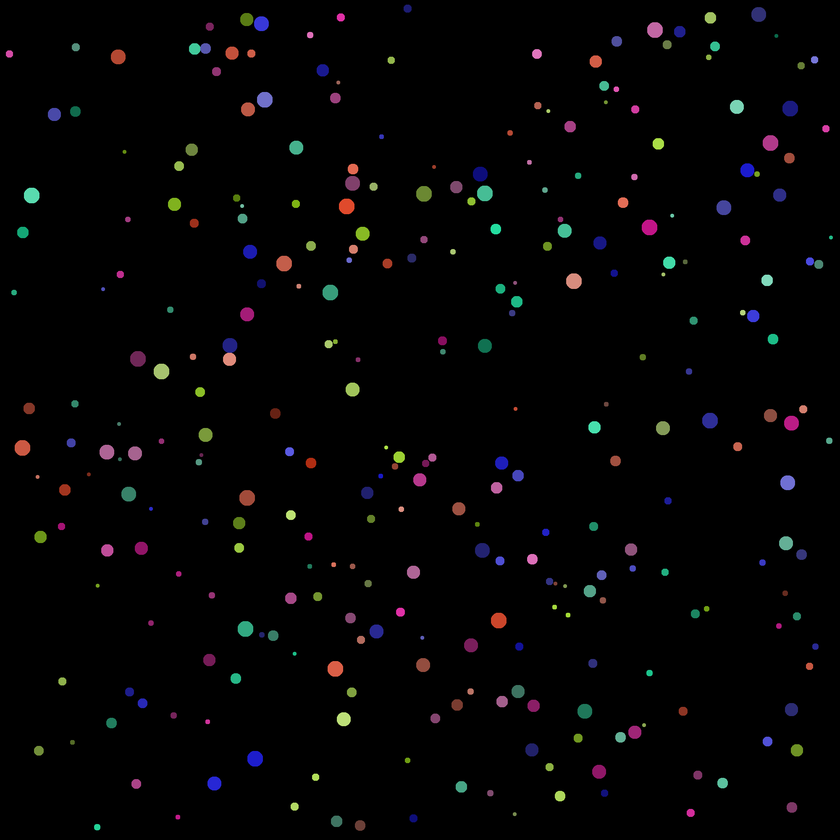
#> input picture lesson/balls.png, 840 x 840 px, shrunk from 2000 x 2000 before the run, found by its file name
$ python file4.py
#> lines starting #> are read from the running program, lines starting #| are printed output that depends on the picture; after the words box and inside, x2 and y2 are one past the last pixel; in counts of white or black regions, pixels touching at a corner belong together; long printed decimals are rounded
from collections import defaultdict
from pprint import pprint

import numpy as np
import matplotlib.pyplot as plt
from skimage.measure import label, regionprops
from skimage.color import rgb2hsv


im = plt.imread("lesson/balls.png")
#> im is the input picture: shape (840, 840, 3) float32; mean R, G, B 0.0163, 0.0144, 0.0162
binary = im.copy().mean(2)
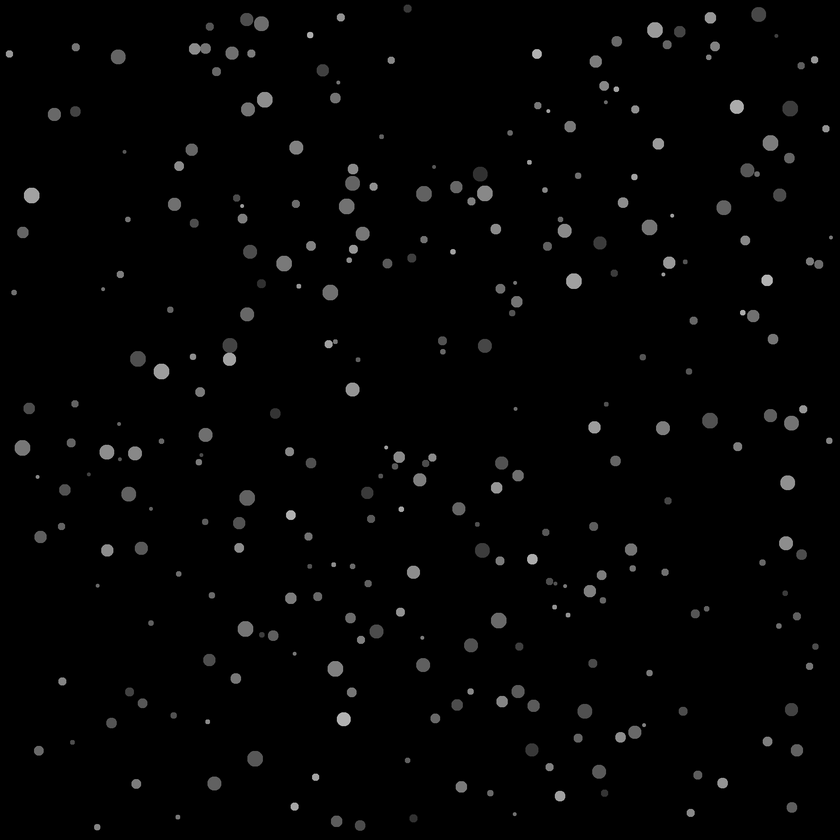
#> binary: shape (840, 840) float32; min 0, max 0.767, mean 0.0157
binary[binary > 0] = 1
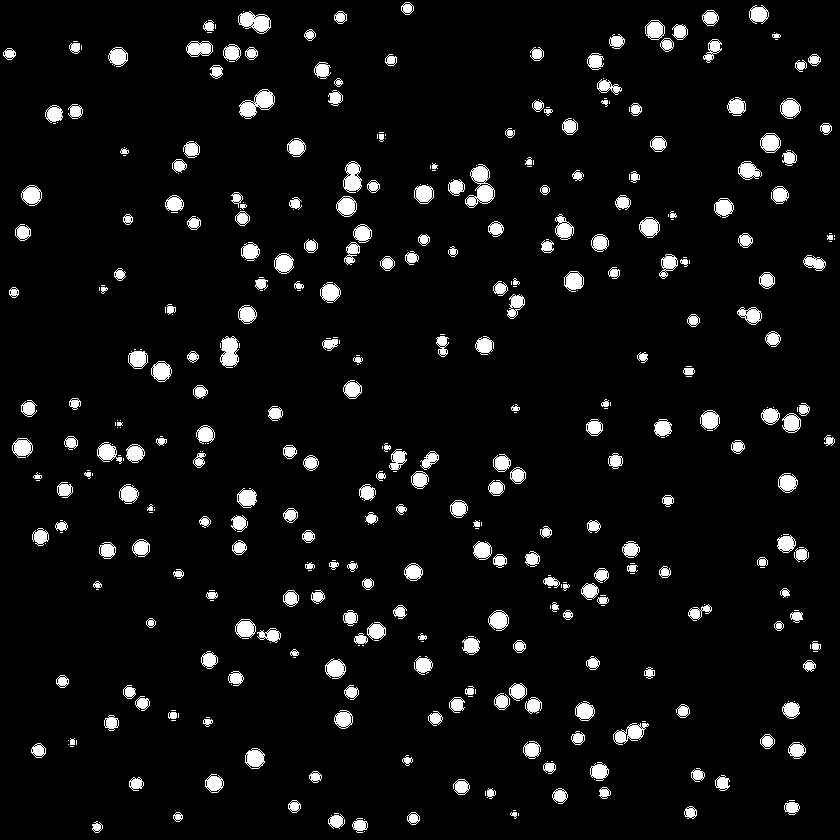
#> binary: shape (840, 840) float32; values 0 (black) and 1 (white), 5.8% white; 441 white regions (167 under 20 px)
labeled = label(binary)
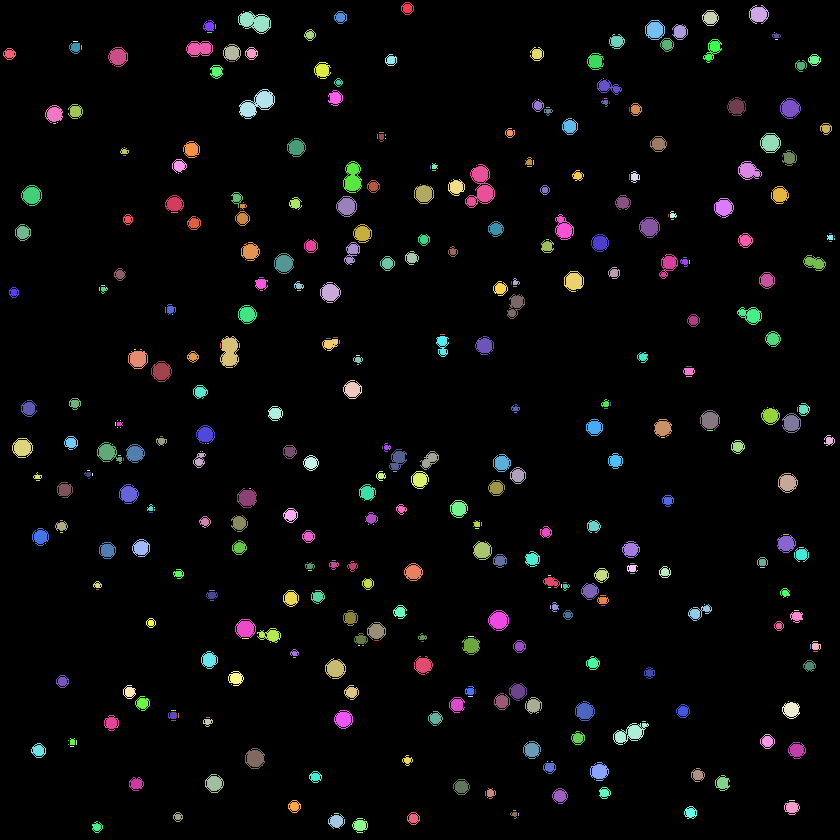
#> labeled: shape (840, 840) int64; 442 distinct labels, from 0 to 441; one colour per label, 0 black
regions = regionprops(labeled)
#> regions = 441 regions; largest, box (x1, y1, x2, y2) and area: (465, 164, 495, 208) 630, (239, 89, 275, 119) 526, (238, 11, 271, 34) 451, (220, 336, 239, 368) 434, (343, 161, 362, 193) 397

im_hsv = rgb2hsv(im)
#> im_hsv: shape (840, 840, 3) float32; mean of channels 0, 1, 2 0.0266, 0.039, 0.0238

unique_colors = dict()
colors = []
for i, region in enumerate(regions):
    cy, cx = region.centroid
    color = im_hsv[int(cy), int(cx)][0]
    colors += [float(color)]

    flag = True
    for clr in unique_colors:
        if abs(color - clr) < 0.04:
            unique_colors[float(clr)] += 1
            flag = False
            break
    if flag:
        unique_colors[float(color)] = 1
#> this loop made 441 passes
#> (cy, cx, color) on passes 9 to 11: (26, 215, 0.833), (31.36, 679.6, 0.667), (34.58, 309.5, 0.889)
#> after the loop, colors = 441 values, max 0.917 at index 216, min 0 at index 11, mean 0.438; unique_colors = 10 items

pprint(unique_colors)
#| {0.0: 88,
#|  0.08333: 3,
#|  0.1667: 20,
#|  0.2222: 64,
#|  0.3333: 20,
#|  0.446: 60,
#|  0.5: 11,
#|  0.6667: 88,
#|  0.8333: 22,
#|  0.8883: 65}

# plt.figure()
plt.title(f"Colors: {len(unique_colors)}")
plt.subplot(1, 3, 1)
plt.imshow(im)

plt.subplot(1, 3, 2)
plt.imshow(binary)

plt.subplot(1, 3, 3)
plt.plot(sorted(colors), 'o')

plt.show()
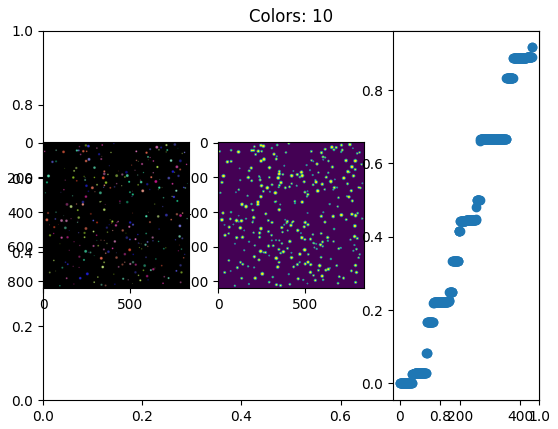
#> figure drawn by matplotlib, 3 panels; panel 3: curve peaks at x = 439, y = 0.917
